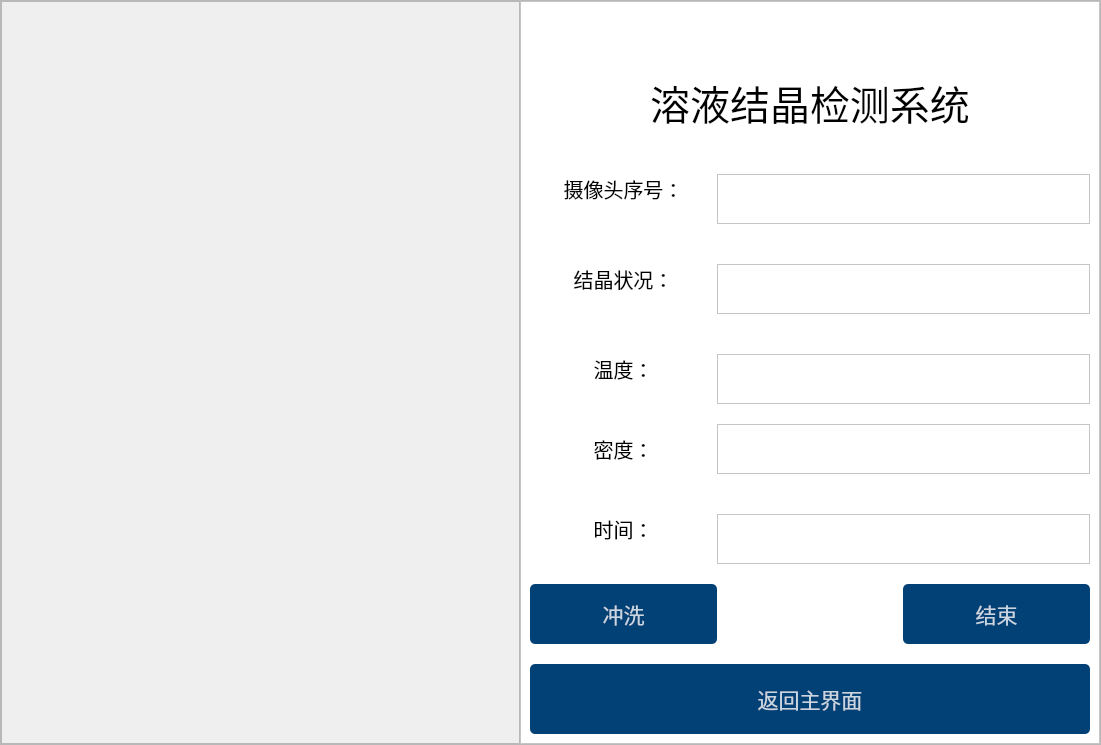
<?xml version="1.0" encoding="UTF-8"?>
<ui version="4.0">
 <class>MainWindow</class>
 <widget class="QMainWindow" name="MainWindow">
  <property name="geometry">
   <rect>
    <x>0</x>
    <y>0</y>
    <width>1101</width>
    <height>745</height>
   </rect>
  </property>
  <property name="windowTitle">
   <string>MainWindow</string>
  </property>
  <widget class="QWidget" name="centralwidget">
   <layout class="QHBoxLayout" name="horizontalLayout_2">
    <property name="spacing">
     <number>0</number>
    </property>
    <property name="leftMargin">
     <number>0</number>
    </property>
    <property name="topMargin">
     <number>0</number>
    </property>
    <property name="rightMargin">
     <number>0</number>
    </property>
    <property name="bottomMargin">
     <number>0</number>
    </property>
    <item>
     <widget class="QFrame" name="frame">
      <property name="frameShape">
       <enum>QFrame::StyledPanel</enum>
      </property>
      <property name="frameShadow">
       <enum>QFrame::Raised</enum>
      </property>
      <layout class="QHBoxLayout" name="horizontalLayout" stretch="6,4">
       <property name="spacing">
        <number>0</number>
       </property>
       <property name="leftMargin">
        <number>0</number>
       </property>
       <property name="topMargin">
        <number>0</number>
       </property>
       <property name="rightMargin">
        <number>0</number>
       </property>
       <property name="bottomMargin">
        <number>0</number>
       </property>
       <item>
        <widget class="QFrame" name="frame_2">
         <property name="frameShape">
          <enum>QFrame::StyledPanel</enum>
         </property>
         <property name="frameShadow">
          <enum>QFrame::Raised</enum>
         </property>
         <layout class="QHBoxLayout" name="horizontalLayout_4">
          <property name="spacing">
           <number>0</number>
          </property>
          <property name="leftMargin">
           <number>0</number>
          </property>
          <property name="topMargin">
           <number>0</number>
          </property>
          <property name="rightMargin">
           <number>0</number>
          </property>
          <property name="bottomMargin">
           <number>0</number>
          </property>
          <item>
           <widget class="QWidget" name="widget_2" native="true">
            <layout class="QVBoxLayout" name="verticalLayout_4" stretch="7,3">
             <property name="spacing">
              <number>0</number>
             </property>
             <property name="leftMargin">
              <number>0</number>
             </property>
             <property name="topMargin">
              <number>0</number>
             </property>
             <property name="rightMargin">
              <number>0</number>
             </property>
             <property name="bottomMargin">
              <number>0</number>
             </property>
             <item>
              <layout class="QVBoxLayout" name="verticalLayout_camera">
               <property name="spacing">
                <number>0</number>
               </property>
              </layout>
             </item>
             <item>
              <layout class="QVBoxLayout" name="verticalLayout_qx">
               <property name="spacing">
                <number>0</number>
               </property>
              </layout>
             </item>
            </layout>
           </widget>
          </item>
         </layout>
        </widget>
       </item>
       <item>
        <widget class="QFrame" name="frame_3">
         <property name="styleSheet">
          <string notr="true">background-color: rgb(255, 255, 255);

</string>
         </property>
         <property name="frameShape">
          <enum>QFrame::StyledPanel</enum>
         </property>
         <property name="frameShadow">
          <enum>QFrame::Raised</enum>
         </property>
         <layout class="QVBoxLayout" name="verticalLayout" stretch="1,0,3,8">
          <property name="spacing">
           <number>0</number>
          </property>
          <property name="leftMargin">
           <number>0</number>
          </property>
          <property name="topMargin">
           <number>0</number>
          </property>
          <property name="rightMargin">
           <number>0</number>
          </property>
          <property name="bottomMargin">
           <number>0</number>
          </property>
          <item>
           <widget class="QWidget" name="widget_1" native="true">
            <layout class="QHBoxLayout" name="horizontalLayout_3">
             <property name="spacing">
              <number>0</number>
             </property>
             <property name="leftMargin">
              <number>0</number>
             </property>
             <property name="topMargin">
              <number>0</number>
             </property>
             <property name="rightMargin">
              <number>0</number>
             </property>
             <property name="bottomMargin">
              <number>0</number>
             </property>
             <item>
              <spacer name="horizontalSpacer">
               <property name="orientation">
                <enum>Qt::Horizontal</enum>
               </property>
               <property name="sizeType">
                <enum>QSizePolicy::Fixed</enum>
               </property>
               <property name="sizeHint" stdset="0">
                <size>
                 <width>450</width>
                 <height>20</height>
                </size>
               </property>
              </spacer>
             </item>
             <item>
              <layout class="QHBoxLayout" name="horizontalLayout_6">
               <property name="spacing">
                <number>0</number>
               </property>
               <item>
                <widget class="QPushButton" name="pushButton">
                 <property name="styleSheet">
                  <string notr="true">#pushButton{
	border:none;
}
QPushButton#pushButton:pressed{
padding-left:5px;
padding-top:5px;
}</string>
                 </property>
                 <property name="text">
                  <string/>
                 </property>
                 <property name="icon">
                  <iconset resource="resource.qrc">
                   <normaloff>:/icons/icons/quit.png</normaloff>:/icons/icons/quit.png</iconset>
                 </property>
                </widget>
               </item>
               <item>
                <widget class="QPushButton" name="pushButton_2">
                 <property name="styleSheet">
                  <string notr="true">#pushButton_2{
	border:none;
}
QPushButton#pushButton_2:pressed{
padding-left:5px;
padding-top:5px;
}</string>
                 </property>
                 <property name="text">
                  <string/>
                 </property>
                 <property name="icon">
                  <iconset resource="resource.qrc">
                   <normaloff>:/icons/icons/minus.png</normaloff>:/icons/icons/minus.png</iconset>
                 </property>
                </widget>
               </item>
               <item>
                <widget class="QPushButton" name="pushButton_3">
                 <property name="styleSheet">
                  <string notr="true">#pushButton_3{
	border:none;
}
QPushButton#pushButton_3:pressed{
padding-left:5px;
padding-top:5px;
}</string>
                 </property>
                 <property name="text">
                  <string/>
                 </property>
                 <property name="icon">
                  <iconset resource="resource.qrc">
                   <normaloff>:/icons/icons/simui-minmax.png</normaloff>:/icons/icons/simui-minmax.png</iconset>
                 </property>
                </widget>
               </item>
               <item>
                <widget class="QPushButton" name="pushButton_1">
                 <property name="styleSheet">
                  <string notr="true">#pushButton_1{
	border:none;
}
QPushButton#pushButton_1:pressed{
padding-left:5px;
padding-top:5px;
}</string>
                 </property>
                 <property name="text">
                  <string/>
                 </property>
                 <property name="icon">
                  <iconset resource="resource.qrc">
                   <normaloff>:/icons/icons/close.png</normaloff>:/icons/icons/close.png</iconset>
                 </property>
                </widget>
               </item>
              </layout>
             </item>
            </layout>
           </widget>
          </item>
          <item>
           <spacer name="verticalSpacer">
            <property name="orientation">
             <enum>Qt::Vertical</enum>
            </property>
            <property name="sizeType">
             <enum>QSizePolicy::Fixed</enum>
            </property>
            <property name="sizeHint" stdset="0">
             <size>
              <width>5</width>
              <height>30</height>
             </size>
            </property>
           </spacer>
          </item>
          <item>
           <widget class="QLabel" name="label_3">
            <property name="font">
             <font>
              <pointsize>30</pointsize>
             </font>
            </property>
            <property name="layoutDirection">
             <enum>Qt::LeftToRight</enum>
            </property>
            <property name="text">
             <string>溶液结晶检测系统</string>
            </property>
            <property name="alignment">
             <set>Qt::AlignCenter</set>
            </property>
           </widget>
          </item>
          <item>
           <widget class="QWidget" name="widget" native="true">
            <layout class="QGridLayout" name="gridLayout">
             <property name="leftMargin">
              <number>9</number>
             </property>
             <property name="topMargin">
              <number>9</number>
             </property>
             <property name="rightMargin">
              <number>9</number>
             </property>
             <property name="bottomMargin">
              <number>9</number>
             </property>
             <property name="horizontalSpacing">
              <number>0</number>
             </property>
             <property name="verticalSpacing">
              <number>20</number>
             </property>
             <item row="0" column="0" rowspan="2">
              <widget class="QLabel" name="label_5">
               <property name="minimumSize">
                <size>
                 <width>0</width>
                 <height>0</height>
                </size>
               </property>
               <property name="font">
                <font>
                 <pointsize>15</pointsize>
                </font>
               </property>
               <property name="text">
                <string>摄像头序号：</string>
               </property>
               <property name="alignment">
                <set>Qt::AlignCenter</set>
               </property>
              </widget>
             </item>
             <item row="8" column="1" colspan="2">
              <widget class="QTextBrowser" name="textBrowser_4">
               <property name="minimumSize">
                <size>
                 <width>0</width>
                 <height>50</height>
                </size>
               </property>
               <property name="font">
                <font>
                 <pointsize>15</pointsize>
                </font>
               </property>
              </widget>
             </item>
             <item row="7" column="0" rowspan="2">
              <widget class="QLabel" name="label_7">
               <property name="font">
                <font>
                 <pointsize>15</pointsize>
                </font>
               </property>
               <property name="text">
                <string>时间：</string>
               </property>
               <property name="alignment">
                <set>Qt::AlignCenter</set>
               </property>
              </widget>
             </item>
             <item row="9" column="0">
              <widget class="QPushButton" name="pushButton_wash">
               <property name="minimumSize">
                <size>
                 <width>70</width>
                 <height>60</height>
                </size>
               </property>
               <property name="font">
                <font>
                 <pointsize>16</pointsize>
                </font>
               </property>
               <property name="styleSheet">
                <string notr="true">QPushButton#pushButton_wash{
background-color:rgba(2,65,118,255);
color:rgba(255,255,255,200);
border-radius:5px;
}
QPushButton#pushButton_wash:hover{
background-color:rgba(2,65,118,150);
color:rgba(255,255,255,200);
border-radius:5px;
}
QPushButton#pushButton_wash:pressed{
padding-left:5px;
padding-top:5px;
background-color:rgba(2,65,118,100);
}</string>
               </property>
               <property name="text">
                <string>冲洗</string>
               </property>
              </widget>
             </item>
             <item row="6" column="1" colspan="2">
              <widget class="QTextBrowser" name="textBrowser_5">
               <property name="minimumSize">
                <size>
                 <width>0</width>
                 <height>50</height>
                </size>
               </property>
               <property name="font">
                <font>
                 <pointsize>15</pointsize>
                </font>
               </property>
              </widget>
             </item>
             <item row="4" column="0" rowspan="2">
              <widget class="QLabel" name="label_2">
               <property name="font">
                <font>
                 <pointsize>15</pointsize>
                </font>
               </property>
               <property name="text">
                <string>温度：</string>
               </property>
               <property name="alignment">
                <set>Qt::AlignCenter</set>
               </property>
              </widget>
             </item>
             <item row="1" column="1" colspan="2">
              <widget class="QTextBrowser" name="textBrowser_1">
               <property name="minimumSize">
                <size>
                 <width>0</width>
                 <height>50</height>
                </size>
               </property>
               <property name="font">
                <font>
                 <pointsize>15</pointsize>
                </font>
               </property>
              </widget>
             </item>
             <item row="2" column="0" rowspan="2">
              <widget class="QLabel" name="label_4">
               <property name="font">
                <font>
                 <pointsize>15</pointsize>
                </font>
               </property>
               <property name="text">
                <string>结晶状况：</string>
               </property>
               <property name="alignment">
                <set>Qt::AlignCenter</set>
               </property>
              </widget>
             </item>
             <item row="6" column="0">
              <widget class="QLabel" name="label_6">
               <property name="font">
                <font>
                 <pointsize>15</pointsize>
                </font>
               </property>
               <property name="text">
                <string>密度：</string>
               </property>
               <property name="alignment">
                <set>Qt::AlignCenter</set>
               </property>
              </widget>
             </item>
             <item row="9" column="1">
              <spacer name="horizontalSpacer_2">
               <property name="orientation">
                <enum>Qt::Horizontal</enum>
               </property>
               <property name="sizeType">
                <enum>QSizePolicy::Fixed</enum>
               </property>
               <property name="sizeHint" stdset="0">
                <size>
                 <width>122</width>
                 <height>20</height>
                </size>
               </property>
              </spacer>
             </item>
             <item row="9" column="2">
              <widget class="QPushButton" name="pushButton_end">
               <property name="minimumSize">
                <size>
                 <width>70</width>
                 <height>60</height>
                </size>
               </property>
               <property name="font">
                <font>
                 <pointsize>16</pointsize>
                </font>
               </property>
               <property name="styleSheet">
                <string notr="true">QPushButton#pushButton_end{
background-color:rgba(2,65,118,255);
color:rgba(255,255,255,200);
border-radius:5px;
}
QPushButton#pushButton_end:hover{
background-color:rgba(2,65,118,150);
color:rgba(255,255,255,200);
border-radius:5px;
}
QPushButton#pushButton_end:pressed{
padding-left:5px;
padding-top:5px;
background-color:rgba(2,65,118,100);
}</string>
               </property>
               <property name="text">
                <string>结束</string>
               </property>
              </widget>
             </item>
             <item row="5" column="1" colspan="2">
              <widget class="QTextBrowser" name="textBrowser_3">
               <property name="minimumSize">
                <size>
                 <width>0</width>
                 <height>50</height>
                </size>
               </property>
               <property name="font">
                <font>
                 <pointsize>15</pointsize>
                </font>
               </property>
              </widget>
             </item>
             <item row="3" column="1" colspan="2">
              <widget class="QTextBrowser" name="textBrowser_2">
               <property name="minimumSize">
                <size>
                 <width>0</width>
                 <height>50</height>
                </size>
               </property>
               <property name="font">
                <font>
                 <pointsize>15</pointsize>
                </font>
               </property>
              </widget>
             </item>
             <item row="10" column="0" colspan="3">
              <widget class="QPushButton" name="pushButton_return">
               <property name="minimumSize">
                <size>
                 <width>100</width>
                 <height>70</height>
                </size>
               </property>
               <property name="font">
                <font>
                 <pointsize>16</pointsize>
                </font>
               </property>
               <property name="styleSheet">
                <string notr="true">QPushButton#pushButton_return{
background-color:rgba(2,65,118,255);
color:rgba(255,255,255,200);
border-radius:5px;
}
QPushButton#pushButton_return:hover{
background-color:rgba(2,65,118,150);
color:rgba(255,255,255,200);
border-radius:5px;
}
QPushButton#pushButton_return:pressed{
padding-left:5px;
padding-top:5px;
background-color:rgba(2,65,118,100);
}</string>
               </property>
               <property name="text">
                <string>返回主界面</string>
               </property>
              </widget>
             </item>
            </layout>
           </widget>
          </item>
         </layout>
        </widget>
       </item>
      </layout>
     </widget>
    </item>
   </layout>
  </widget>
 </widget>
 <resources>
  <include location="resource.qrc"/>
 </resources>
 <connections>
  <connection>
   <sender>pushButton_1</sender>
   <signal>clicked()</signal>
   <receiver>MainWindow</receiver>
   <slot>close()</slot>
   <hints>
    <hint type="sourcelabel">
     <x>1196</x>
     <y>31</y>
    </hint>
    <hint type="destinationlabel">
     <x>1359</x>
     <y>203</y>
    </hint>
   </hints>
  </connection>
  <connection>
   <sender>pushButton_2</sender>
   <signal>clicked()</signal>
   <receiver>MainWindow</receiver>
   <slot>showMinimized()</slot>
   <hints>
    <hint type="sourcelabel">
     <x>1142</x>
     <y>36</y>
    </hint>
    <hint type="destinationlabel">
     <x>1370</x>
     <y>300</y>
    </hint>
   </hints>
  </connection>
 </connections>
</ui>
